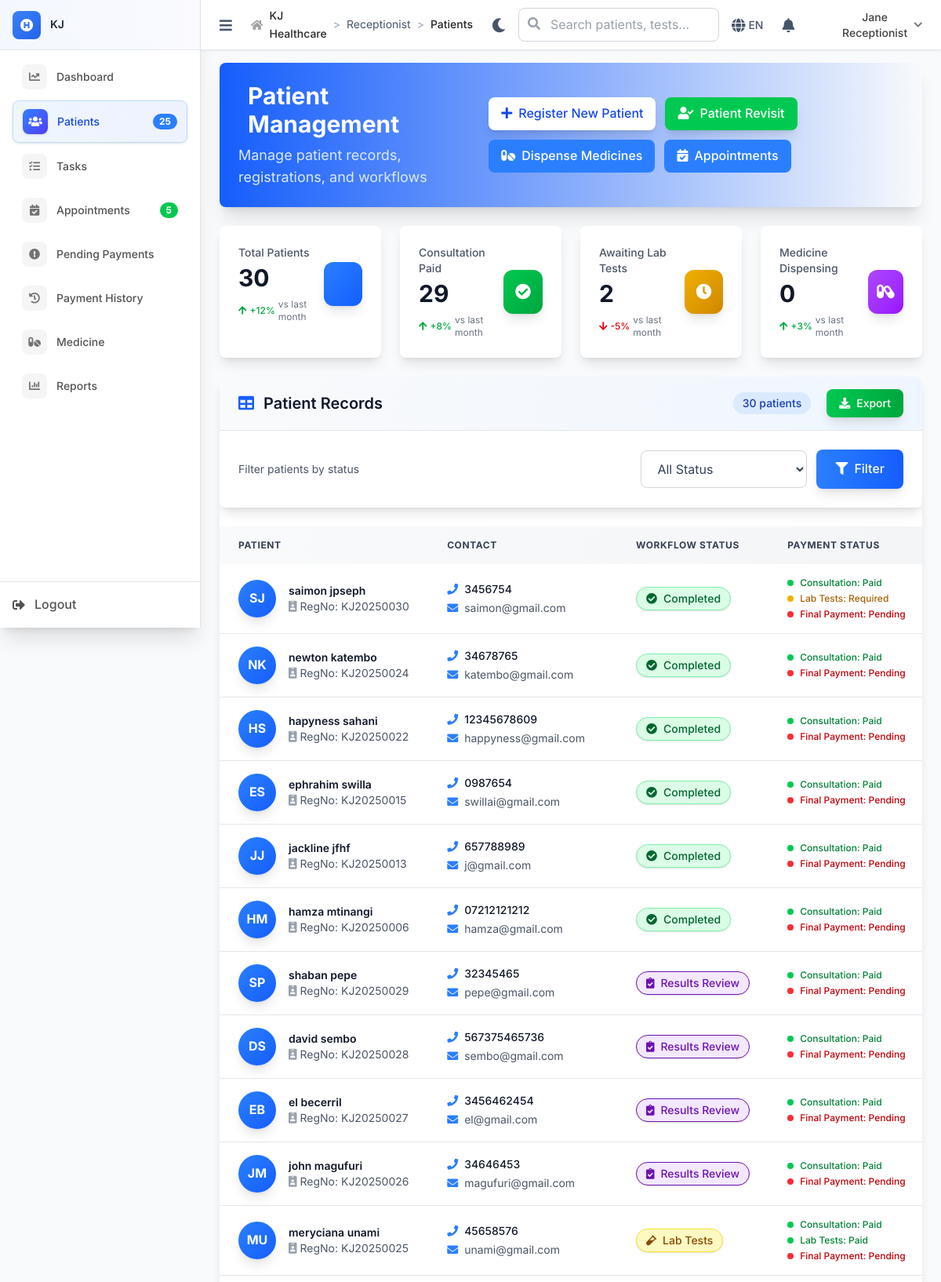
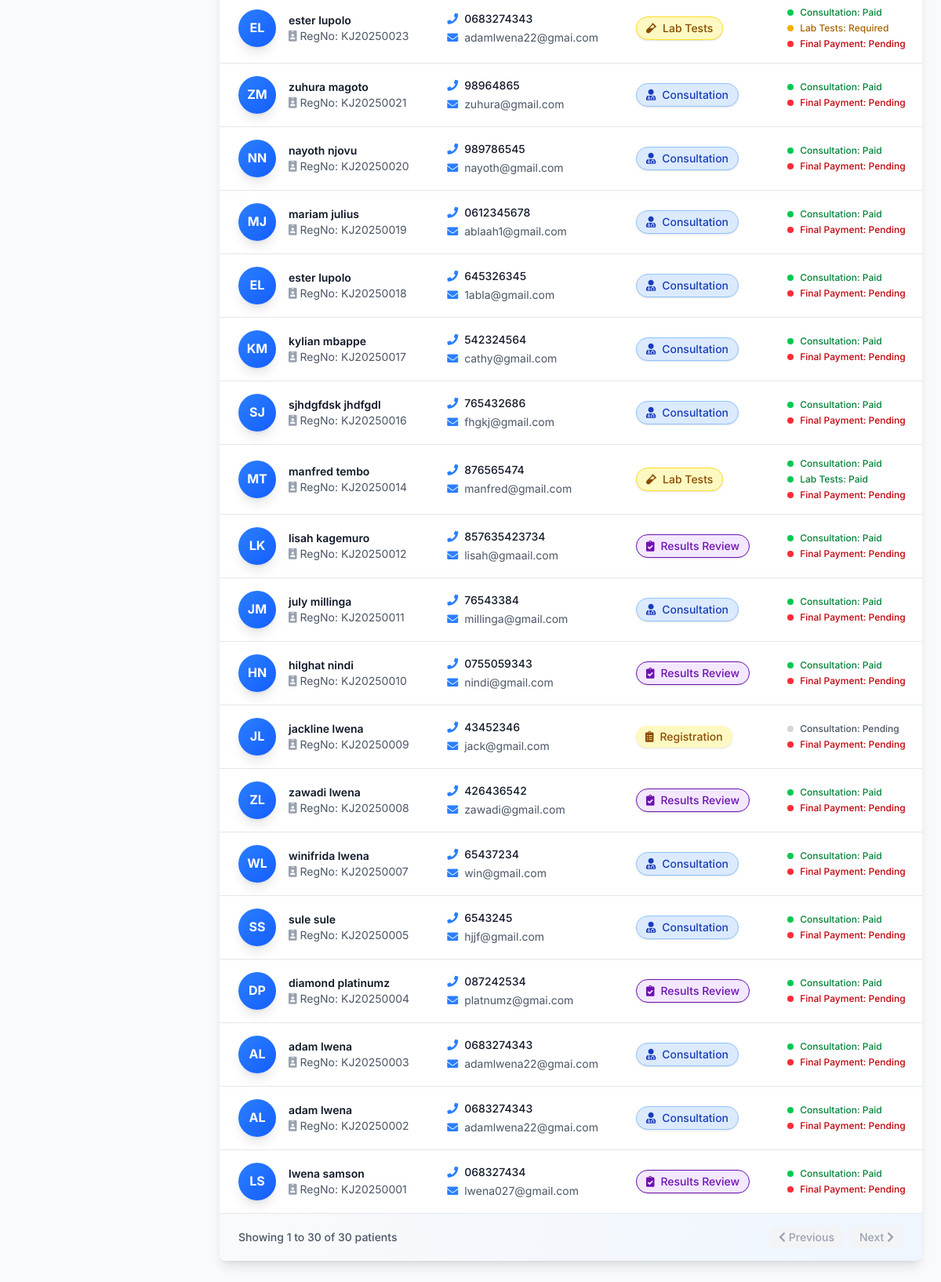
/receptionist/patients (signed in), run on the app's committed database (2 pictures, top to bottom).
### tables this page shows
CREATE TABLE `patients` (
  `id` int NOT NULL,
  `registration_number` varchar(20) NOT NULL,
  `first_name` varchar(50) NOT NULL,
  `last_name` varchar(50) NOT NULL,
  `date_of_birth` date DEFAULT NULL,
  `gender` enum('male','female','other') DEFAULT NULL,
  `phone` varchar(20) DEFAULT NULL,
  `email` varchar(100) DEFAULT NULL,
  `address` text,
  `occupation` varchar(100) DEFAULT NULL,
  `emergency_contact_name` varchar(100) DEFAULT NULL,
  `emergency_contact_phone` varchar(20) DEFAULT NULL,
  `blood_group` varchar(5) DEFAULT NULL COMMENT 'A+, B-, O+, etc',
  `allergies` text COMMENT 'Known allergies',
  `chronic_conditions` text COMMENT 'Diabetes, Hypertension, etc',
  `insurance_company` varchar(100) DEFAULT NULL COMMENT 'Future use',
  `insurance_number` varchar(50) DEFAULT NULL COMMENT 'Future use',
  `created_at` timestamp NOT NULL DEFAULT CURRENT_TIMESTAMP,
  `updated_at` timestamp NOT NULL DEFAULT CURRENT_TIMESTAMP ON UPDATE CURRENT_TIMESTAMP
);

### views/receptionist/patients.php (the view, shortened to what the rows shown need)
<div class="bg-gradient-to-r from-blue-600 via-blue-700 to-indigo-800 rounded-lg shadow-xl p-6 mb-6">
    <div class="flex flex-col md:flex-row md:items-center justify-between gap-4">
        <div class="text-white">
            <h1 class="text-3xl font-bold flex items-center">
                Patient Management
            </h1>
        </div>
    </div>
</div>
<div class="bg-white rounded-lg shadow-lg overflow-hidden">
    <div class="px-6 py-4 border-b border-gray-200 bg-gradient-to-r from-gray-50 to-blue-50">
        <div class="flex items-center justify-between">
            <h2 class="text-xl font-semibold text-gray-900 flex items-center">
                <i class="fas fa-table mr-3 text-blue-600"></i>
                Patient Records
            </h2>
        </div>
    </div>
    <?php if (empty($patients)): ?>
        <div class="p-12 text-center">
            <div class="w-24 h-24 mx-auto mb-6 bg-gradient-to-br from-gray-100 to-gray-200 rounded-full flex items-center justify-center shadow-lg">
                <i class="fas fa-users-medical text-4xl text-gray-400"></i>
            </div>
            <h3 class="text-xl font-semibold text-gray-900 mb-3">No patients registered yet</h3>
            <p class="text-gray-600 mb-8 text-lg">Get started by registering your first patient to begin managing healthcare records</p>
            <a href="/KJ/receptionist/register_patient" class="bg-gradient-to-r from-blue-500 to-blue-600 hover:from-blue-600 hover:to-blue-700 text-white px-6 py-3 rounded-lg font-medium transition-all duration-300 transform hover:scale-105 shadow-lg">
                <i class="fas fa-plus mr-2"></i>Register First Patient
            </a>
        </div>
    <?php else: ?>
        <div class="overflow-x-auto">
            <table class="w-full">
                <thead class="bg-gradient-to-r from-gray-50 to-gray-100">
                    <tr>
                        <th class="px-6 py-4 text-left text-xs font-bold text-gray-700 uppercase tracking-wider">Patient</th>
                        <th class="px-6 py-4 text-left text-xs font-bold text-gray-700 uppercase tracking-wider">Contact</th>
                        <th class="px-6 py-4 text-left text-xs font-bold text-gray-700 uppercase tracking-wider">Workflow Status</th>
                        <th class="px-6 py-4 text-left text-xs font-bold text-gray-700 uppercase tracking-wider">Payment Status</th>
                    </tr>
                </thead>
                <tbody class="divide-y divide-gray-200">
                    <?php foreach ($patients as $patient): ?>
                    <tr class="hover:bg-blue-50 transition-all duration-300 cursor-pointer">
                        <td class="px-6 py-4 whitespace-nowrap">
                            <div class="flex items-center">
                                <div class="w-12 h-12 bg-gradient-to-br from-blue-500 to-blue-600 rounded-full flex items-center justify-center text-white font-bold shadow-lg">
                                    <?php echo strtoupper(substr($patient['first_name'], 0, 1) . substr($patient['last_name'], 0, 1)); ?>
                                </div>
                                <div class="ml-4">
                                    <div class="text-sm font-semibold text-gray-900">
                                        <?php echo htmlspecialchars($patient['first_name'] . ' ' . $patient['last_name']); ?>
                                    </div>
                                    <div class="text-sm text-gray-600 flex items-center">
                                        <i class="fas fa-id-badge mr-1 text-gray-400"></i>
                                        RegNo: <?php echo htmlspecialchars($patient['registration_number']); ?>
                                    </div>
                                </div>
                            </div>
                        </td>
                        <td class="px-6 py-4 whitespace-nowrap">
                            <div class="text-sm text-gray-900">
                                <div class="flex items-center mb-1">
                                    <i class="fas fa-phone text-blue-500 mr-2"></i>
                                    <span class="font-medium"><?php echo htmlspecialchars($patient['phone'] ?? 'N/A'); ?></span>
                                </div>
                                <div class="flex items-center">
                                    <i class="fas fa-envelope text-blue-500 mr-2"></i>
                                    <span class="text-gray-600"><?php echo htmlspecialchars($patient['email'] ?? 'N/A'); ?></span>
                                </div>
                            </div>
                        </td>
                        <td class="px-6 py-4 whitespace-nowrap">
                            <?php
                            $statusConfig = [
                                'registration' => ['class' => 'bg-yellow-100 text-yellow-800 border-yellow-300', 'icon' => 'fas fa-clipboard-list', 'text' => 'Registration'],
                                'consultation' => ['class' => 'bg-blue-100 text-blue-800 border-blue-300', 'icon' => 'fas fa-user-md', 'text' => 'Consultation'],
                'consultation_registration' => ['class' => 'bg-blue-100 text-blue-800 border border-blue-300', 'icon' => 'fas fa-user-md', 'text' => 'Consultation'],
                'lab_tests' => ['class' => 'bg-yellow-100 text-yellow-800 border border-yellow-300', 'icon' => 'fas fa-vial', 'text' => 'Lab Tests'],
                'results_review' => ['class' => 'bg-purple-100 text-purple-800 border border-purple-300', 'icon' => 'fas fa-clipboard-check', 'text' => 'Results Review'],
                'medicine_dispensing' => ['class' => 'bg-indigo-100 text-indigo-800 border border-indigo-300', 'icon' => 'fas fa-pills', 'text' => 'Medicine'],
                'completed' => ['class' => 'bg-green-100 text-green-800 border border-green-300', 'icon' => 'fas fa-check-circle', 'text' => 'Completed']
            ];
            $step = $patient['current_step'] ?? 'registration';
            $currentStatus = $statusConfig[$step] ?? $statusConfig['registration'];
            ?>
            <span class="inline-flex items-center px-3 py-1 rounded-full text-sm font-medium <?php echo $currentStatus['class']; ?> shadow-sm">
                <i class="<?php echo $currentStatus['icon']; ?> mr-2"></i>
                <?php echo $currentStatus['text']; ?>
            </span>
        </td>
        <td class="px-6 py-4 whitespace-nowrap">
            <div class="space-y-1">
                <div class="flex items-center text-xs">
                    <span class="w-2 h-2 rounded-full mr-2 <?php echo $patient['consultation_registration_paid'] ? 'bg-green-500' : 'bg-gray-300'; ?>"></span>
                    <span class="<?php echo $patient['consultation_registration_paid'] ? 'text-green-700' : 'text-gray-600'; ?> font-medium">
                        Consultation: <?php echo $patient['consultation_registration_paid'] ? 'Paid' : 'Pending'; ?>
                    </span>
                </div>
                <?php if (isset($patient['lab_tests_required']) && $patient['lab_tests_required']): ?>
                <div class="flex items-center text-xs">
                    <span class="w-2 h-2 rounded-full mr-2 <?php echo $patient['lab_tests_paid'] ? 'bg-green-500' : 'bg-yellow-500'; ?>"></span>
                    <span class="<?php echo $patient['lab_tests_paid'] ? 'text-green-700' : 'text-yellow-700'; ?> font-medium">
                        Lab Tests: <?php echo $patient['lab_tests_paid'] ? 'Paid' : 'Required'; ?>
                    </span>
                </div>
                <?php endif; ?>
                <?php if (isset($patient['final_payment_collected'])): ?>
                <div class="flex items-center text-xs">
                    <span class="w-2 h-2 rounded-full mr-2 <?php echo $patient['final_payment_collected'] ? 'bg-green-500' : 'bg-red-500'; ?>"></span>
                    <span class="<?php echo $patient['final_payment_collected'] ? 'text-green-700' : 'text-red-700'; ?> font-medium">
                        Final Payment: <?php echo $patient['final_payment_collected'] ? 'Collected' : 'Pending'; ?>
                    </span>
                </div>
                <?php endif; ?>
            </div>
        </td>
    </tr>
    <?php endforeach; ?>
</tbody>
</table>
</div>
<?php endif; ?>
</div>

### data on the page
patients: first_name+last_name "SJ", first_name+last_name "saimon jpseph", registration_number "KJ20250030", phone "3456754", email "saimon@gmail.com", text "Completed", shows "Paid", shows "Lab Tests:", shows "Required"
patients: first_name+last_name "NK", first_name+last_name "newton katembo", registration_number "KJ20250024", phone "34678765", email "katembo@gmail.com", text "Completed", shows "Paid"
patients: first_name+last_name "HS", first_name+last_name "hapyness sahani", registration_number "KJ20250022", phone "12345678609", email "happyness@gmail.com", text "Completed", shows "Paid"
patients: first_name+last_name "ES", first_name+last_name "ephrahim swilla", registration_number "KJ20250015", phone "0987654", email "swillai@gmail.com", text "Completed", shows "Paid"
patients: first_name+last_name "JJ", first_name+last_name "jackline jfhf", registration_number "KJ20250013", phone "657788989", email "j@gmail.com", text "Completed", shows "Paid"
patients: first_name+last_name "HM", first_name+last_name "hamza mtinangi", registration_number "KJ20250006", phone "07212121212", email "hamza@gmail.com", text "Completed", shows "Paid"
patients: first_name+last_name "SP", first_name+last_name "shaban pepe", registration_number "KJ20250029", phone "32345465", email "pepe@gmail.com", text "Results Review", shows "Paid"
patients: first_name+last_name "DS", first_name+last_name "david sembo", registration_number "KJ20250028", phone "567375465736", email "sembo@gmail.com", text "Results Review", shows "Paid"
patients: first_name+last_name "EB", first_name+last_name "el becerril", registration_number "KJ20250027", phone "3456462454", email "el@gmail.com", text "Results Review", shows "Paid"
patients: first_name+last_name "JM", first_name+last_name "john magufuri", registration_number "KJ20250026", phone "34646453", email "magufuri@gmail.com", text "Results Review", shows "Paid"
patients: first_name+last_name "MU", first_name+last_name "meryciana unami", registration_number "KJ20250025", phone "45658576", email "unami@gmail.com", text "Lab Tests", shows "Paid", shows "Lab Tests:"
patients: first_name+last_name "EL", first_name+last_name "ester lupolo", registration_number "KJ20250023", phone "0683274343", email "adamlwena22@gmai.com", text "Lab Tests", shows "Paid", shows "Lab Tests:", shows "Required"
patients: first_name+last_name "ZM", first_name+last_name "zuhura magoto", registration_number "KJ20250021", phone "98964865", email "zuhura@gmail.com", text "Consultation", shows "Paid"
patients: first_name+last_name "NN", first_name+last_name "nayoth njovu", registration_number "KJ20250020", phone "989786545", email "nayoth@gmail.com", text "Consultation", shows "Paid"
patients: first_name+last_name "MJ", first_name+last_name "mariam julius", registration_number "KJ20250019", phone "0612345678", email "ablaah1@gmail.com", text "Consultation", shows "Paid"
patients: first_name+last_name "EL", first_name+last_name "ester lupolo", registration_number "KJ20250018", phone "645326345", email "1abla@gmail.com", text "Consultation", shows "Paid"
patients: first_name+last_name "KM", first_name+last_name "kylian mbappe", registration_number "KJ20250017", phone "542324564", email "cathy@gmail.com", text "Consultation", shows "Paid"
patients: first_name+last_name "SJ", first_name+last_name "sjhdgfdsk jhdfgdl", registration_number "KJ20250016", phone "765432686", email "fhgkj@gmail.com", text "Consultation", shows "Paid"
patients: first_name+last_name "MT", first_name+last_name "manfred tembo", registration_number "KJ20250014", phone "876565474", email "manfred@gmail.com", text "Lab Tests", shows "Paid", shows "Lab Tests:"
patients: first_name+last_name "LK", first_name+last_name "lisah kagemuro", registration_number "KJ20250012", phone "857635423734", email "lisah@gmaail.com", text "Results Review", shows "Paid"
patients: first_name+last_name "JM", first_name+last_name "july millinga", registration_number "KJ20250011", phone "76543384", email "millinga@gmail.com", text "Consultation", shows "Paid"
patients: first_name+last_name "HN", first_name+last_name "hilghat nindi", registration_number "KJ20250010", phone "0755059343", email "nindi@gmail.com", text "Results Review", shows "Paid"
patients: first_name+last_name "JL", first_name+last_name "jackline lwena", registration_number "KJ20250009", phone "43452346", email "jack@gmail.com", text "Registration", shows "Pending"
patients: first_name+last_name "ZL", first_name+last_name "zawadi lwena", registration_number "KJ20250008", phone "426436542", email "zawadi@gmail.com", text "Results Review", shows "Paid"
patients: first_name+last_name "WL", first_name+last_name "winifrida lwena", registration_number "KJ20250007", phone "65437234", email "win@gmail.com", text "Consultation", shows "Paid"
patients: first_name+last_name "SS", first_name+last_name "sule sule", registration_number "KJ20250005", phone "6543245", email "hjjf@gmail.com", text "Consultation", shows "Paid"
patients: first_name+last_name "DP", first_name+last_name "diamond platinumz", registration_number "KJ20250004", phone "087242534", email "platnumz@gmai.com", text "Results Review", shows "Paid"
patients: first_name+last_name "AL", first_name+last_name "adam lwena", registration_number "KJ20250003", phone "0683274343", email "adamlwena22@gmai.com", text "Consultation", shows "Paid"
patients: first_name+last_name "AL", first_name+last_name "adam lwena", registration_number "KJ20250002", phone "0683274343", email "adamlwena22@gmai.com", text "Consultation", shows "Paid"
patients: first_name+last_name "LS", first_name+last_name "lwena samson", registration_number "KJ20250001", phone "068327434", email "lwena027@gmail.com", text "Results Review", shows "Paid"

### other printed values
$_ENV['APP_NAME'] "KJ"
$item['text'] "Dashboard"
$item['text'] "Patients"
$badge "25"
$item['text'] "Tasks"
$item['text'] "Appointments"
$badge "5"
$item['text'] "Pending Payments"
$item['text'] "Payment History"
$item['text'] "Medicine"
$item['text'] "Reports"
$crumb['text'] "Receptionist"
$crumb['text'] "Patients"
$_SESSION['user_name'] "Jane Receptionist"
$card['label'] "Total Patients"
